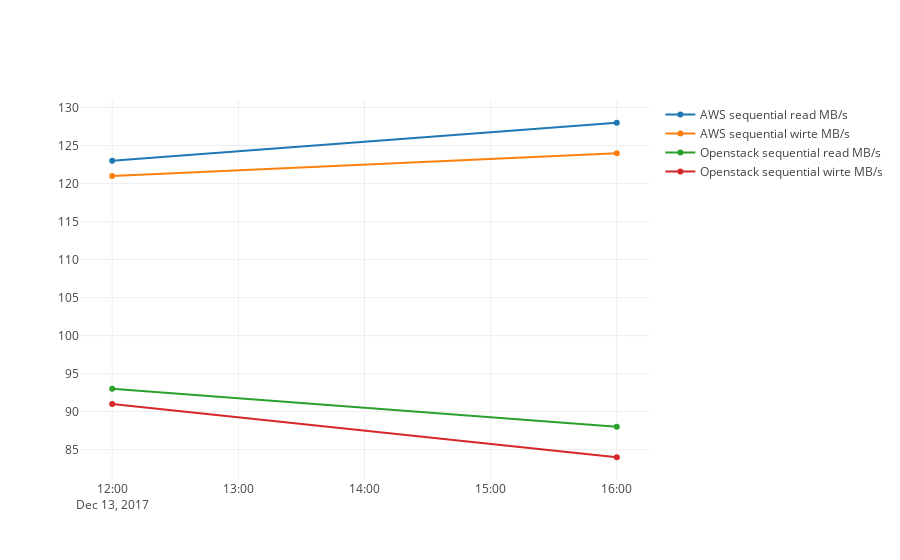

Source (notebook cell):
### Code cell
iplot(seq)

### Figure 1 — Plotly figure (JSON) as saved in the notebook; plotly's stock layout.template omitted (floating-point values rounded to 4 significant figures)
{"data": [{"name": "AWS sequential read MB/s", "type": "scatter", "x": ["2017-12-13T12:00:00", "2017-12-13T16:00:00"], "y": [123, 128]}, {"name": "AWS sequential wirte MB/s", "type": "scatter", "x": ["2017-12-13T12:00:00", "2017-12-13T16:00:00"], "y": [121, 124]}, {"name": "Openstack sequential read MB/s", "type": "scatter", "x": ["2017-12-13T12:00:00", "2017-12-13T16:00:00"], "y": [93, 88]}, {"name": "Openstack sequential wirte MB/s", "type": "scatter", "x": ["2017-12-13T12:00:00", "2017-12-13T16:00:00"], "y": [91, 84]}], "layout": {}}
